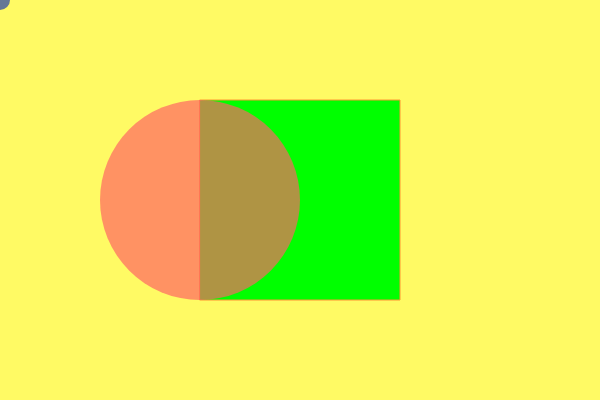
Frame 1 (no input)
Frame 60 (no input): identical to frame 1, image omitted
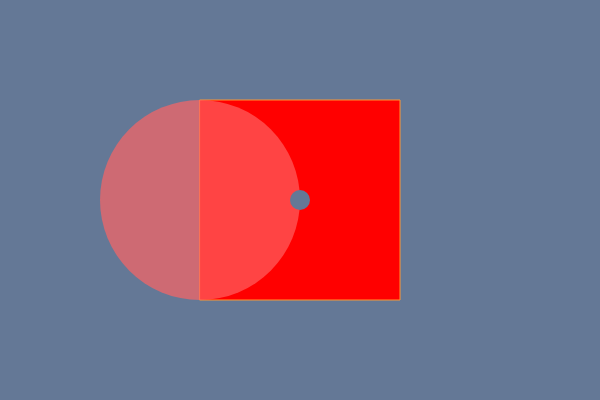
Frame 120 (the mouse pressed at the canvas centre since frame 60)

The p5.js sketch that drew these frames (run headless with seeded random() and noise() and a simulated clock; from frame 60 on, the mouse is pressed at the canvas centre):

// p5.js sketch
// ── sketch.js
// https://www.youtube.com/playlist?list=PLRqwX-V7Uu6Zy51Q-x9tMWIv9cueOFTFA

const canvas = 400
const sqr = canvas / 2

let col = {
  r: 100,
  g: 120,
  b: 150,
}

let on = false

// This runs only once
function setup() {
  createCanvas((canvas + canvas / 2), canvas)
}

// This keeps on running
function draw() {
  if (on) {
    background(col.r, col.g, col.b)
  } else {
    background(255, 250, 100)
  }

  // Square
  stroke(255, 150, 50)
  if (
    //( (canvas/4) * 2, canvas / 4, sqr, sqr )
     ( mouseX >= ((canvas / 4) * 2) ) &&
     ( mouseX <= ((canvas / 4) * 2) + sqr ) &&
     ( mouseY >= canvas / 4 ) &&
     ( mouseY <= canvas / 4 + sqr )
  ) {
    fill(255, 0 , 0)
  } else {
    fill(0, 255, 0)
  }

  rect((canvas / 4) * 2, canvas / 4, sqr, sqr)

  // Ellipse
  fill(255, 100, 100, 175)
  noStroke()
  ellipse((canvas / 4) * 2, canvas / 2, sqr, sqr)

  // Eraser
  fill(col.r, col.g, col.b)
  noStroke()
  ellipse(mouseX, mouseY, 20, 20)
}

function mousePressed () {
  if (
    //( (canvas/4) * 2, canvas / 4, sqr, sqr )
     ( mouseX >= ((canvas / 4) * 2) ) &&
     ( mouseX <= ((canvas / 4) * 2) + sqr ) &&
     ( mouseY >= canvas / 4 ) &&
     ( mouseY <= canvas / 4 + sqr )
  ) {
    on = !on
  }
}
